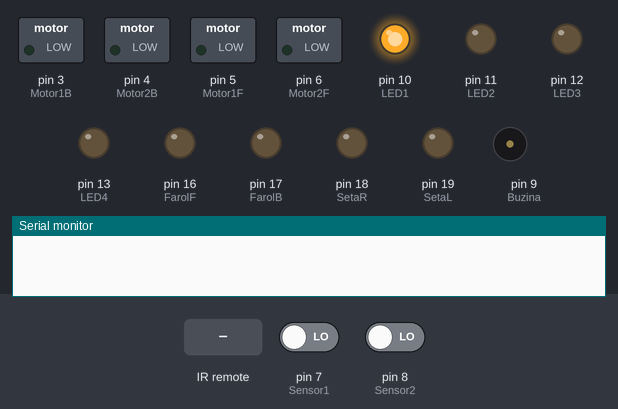
The sketch below on a simulated Arduino Uno, built with avr-gcc and run on an emulated ATmega328P. Shown: switched loads named in the sketch (green lamp = pin HIGH), output pins drawn as LEDs (lit = HIGH), buzzer (waves = sounding, pin HIGH), the last lines printed to the serial monitor. The inputs (shaded band) are chosen by the test bench; at power-on: pin 7 (Sensor1) LOW, pin 8 (Sensor2) LOW.

Above: at 1.2 s.
1.3 s: infrared code 0xC1AA51AE received
At 2.3 s:
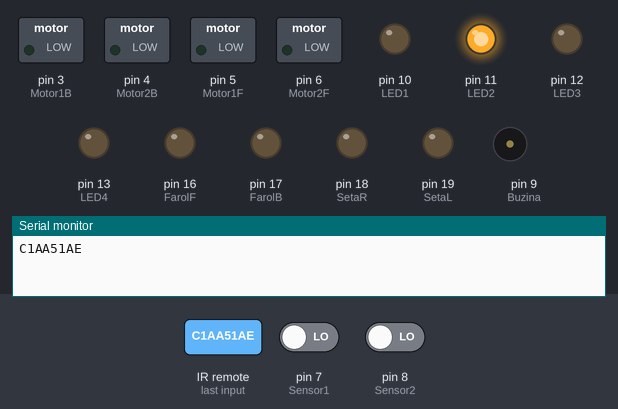
2.9 s: infrared code 0xC1AAF10E received
At 3.5 s:
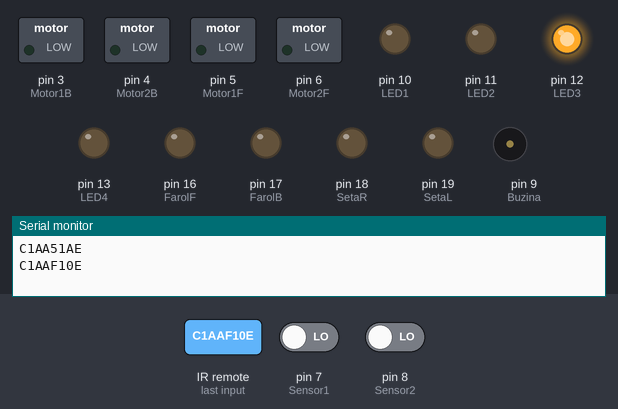
4.5 s: infrared code 0xC1AAD52A received
At 6.0 s:
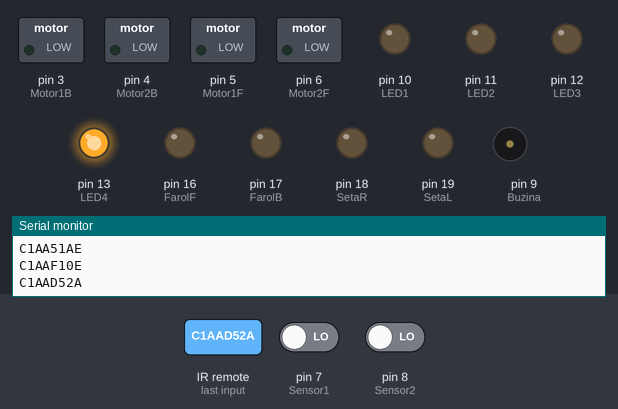
Timing chart, 0 to 7.5 s (numbered marks = the images above; inputs shaded):
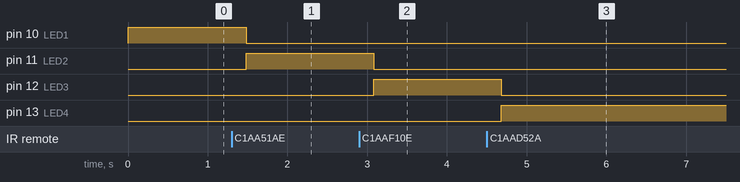

The sketch:

Programa__o.ino
```cpp
//TCC NERVOSO

//Incluir a biblioteca do infravermelho.
#include <IRremote.h>
//Entrada para receber os sinais do controle iR.
int RECV_PIN = 2;

//Saída para acionar buzina.
int Buzina = 9;

//Saída para acionar os motores das rodas.
int Motor1F = 5;
int Motor1B = 3;
int Motor2F = 6;
int Motor2B = 4;

//Entradas para receber sinal dos sensores IR.
int Sensor1 = 7;
int Sensor2 = 8;

//Saídas para ligar os leds indicadores de modo.
int LED1 = 10;
int LED2 = 11;
int LED3 = 12;
int LED4 = 13;

//Saídas para acionar faróis.
int FarolF = 16;
int FarolB = 17;
int SetaR = 18;
int SetaL = 19;

//Iniciar com valores "padrão".
int PWM = 60;
int Modo = 1;
int valorAnterior, EstadoSensor1, EstadoSensor2, modoF, modoB, modoD, modoE, PiscaD, PiscaE = 0;

char r;

int ledState = LOW;
long pMillis = 0;
long interval = 300;
IRrecv irrecv(RECV_PIN);
decode_results results;

void setup()
{
  Serial.begin(9600);
  irrecv.enableIRIn();
  pinMode(Buzina, OUTPUT);
  pinMode(Motor1F, OUTPUT);
  pinMode(Motor1B, OUTPUT);
  pinMode(Motor2F, OUTPUT);
  pinMode(Motor2B, OUTPUT);

  pinMode(Sensor1, INPUT);
  pinMode(Sensor2, INPUT);

  pinMode(LED1, OUTPUT);
  pinMode(LED2, OUTPUT);
  pinMode(LED3, OUTPUT);
  pinMode(LED4, OUTPUT);

  pinMode(FarolF, OUTPUT);
  pinMode(FarolB, OUTPUT);
  pinMode(SetaR, OUTPUT);
  pinMode(SetaL, OUTPUT);

}

void loop()
{
  unsigned long cMillis = millis();
  valorAnterior = results.value;
  results.value = 0;

  if (irrecv.decode(&results))
  {
    Serial.println(results.value, HEX);
    irrecv.resume();
    delay(180);
  }

//Stand by
  if(results.value == 0xC1AA7986){
    Modo = 1 ;
  }

//Automático
  if(results.value == 0xC1AA51AE){
    Modo = 2;
  }

//Infra Vermelho
  if(results.value == 0xC1AAF10E){
    Modo = 3;
  }

//Bluetooth
  if(results.value == 0xC1AAD52A){
    Modo = 4;
  }


  if(Modo == 1){
    digitalWrite(LED1, HIGH);
    digitalWrite(LED2, LOW);
    digitalWrite(LED3, LOW);
    digitalWrite(LED4, LOW);

    void parado();

    modoF = 0;
    modoB = 0;
    modoD = 0;
    modoE = 0;
  }


  if(Modo == 2){
  digitalWrite(LED1, LOW);
  digitalWrite(LED2, HIGH);
  digitalWrite(LED3, LOW);
  digitalWrite(LED4, LOW);

  EstadoSensor1 = digitalRead(Sensor1);
  EstadoSensor2 = digitalRead(Sensor2);

  if ((EstadoSensor1 == 1)&&(EstadoSensor2 == 1)){
    frente();
  }

  if ((EstadoSensor1 == 0)&&(EstadoSensor2 == 1)){
    esquerda();
  }

  if ((EstadoSensor1 == 1)&&(EstadoSensor2 == 0)){
    direita();
  }

  if ((EstadoSensor1 == 0)&&(EstadoSensor2 == 0)){
    parado();
  }
}


  if(Modo == 3){
  digitalWrite(LED1, LOW);
  digitalWrite(LED2, LOW);
  digitalWrite(LED3, HIGH);
  digitalWrite(LED4, LOW);

    //Sistema Farol
    //Frente
      if((results.value == 0xC1AA21DE) && (valorAnterior == 0)){
        if(modoF < 1){
          modoF = modoF + 1;
        }
        else{
          modoF = 0;
        }
      }
     //Traseiro
      if((results.value == 0xC1AAF906) && (valorAnterior == 0)){
        if(modoB < 1){
          modoB = modoB + 1;
        }
        else{
          modoB = 0;
        }
      }
     //Direita
      if((results.value == 0xC1AAD926) && (valorAnterior == 0)){
        modoE = 0;
        if(modoD < 1){
          modoD = modoD + 1;
        }
        else{
          modoD = 0;
        }
      }
     //Esquerda
      if((results.value == 0xC1AA59A6) && (valorAnterior == 0)){
        modoD = 0;
        if(modoE < 1){
          modoE = modoE + 1;
        }
        else{
          modoE = 0;
        }
      }

      //Reset
    if(results.value == 0){
      parado();
    }

    //Frente
    if(results.value == 0xC1AA8D72){
      frente();
    }

    //Esquerda
    if(results.value == 0xC1AA0DF2){
      esquerda();
    }

    //Direita
    if(results.value == 0xC1AA4DB2){
      direita();
    }

    //Atras
    if(results.value == 0xC1AACD32){
      tras();
    }

    //Buzina
    if(results.value == 0xC1AAA15E){
      digitalWrite(Buzina, HIGH);
    }
  }


  if(Modo == 4){
  digitalWrite(LED1, LOW);
  digitalWrite(LED2, LOW);
  digitalWrite(LED3, LOW);
  digitalWrite(LED4, HIGH);
  /* Apaguei o restante do modo 4 porque
    ele não funcionava junto com o sistema infravermelho.
  */
}

    //Velocidade
    if(results.value == 0xC1AA19E6){
      PWM = 255;
    }
    if(results.value == 0xC1AA11EE){
      PWM = 220;
    }
    if(results.value == 0xC1AA619E){
      PWM = 190;
    }
    if(results.value == 0xC1AA9966){
      PWM = 100;
    }
    if(results.value == 0xC1AA916E){
      PWM = 95;
    }
    if(results.value == 0xC1AAE11E){
      PWM = 90;
    }
    if(results.value == 0xC1AA49B6){
      PWM = 80;
    }
    if(results.value == 0xC1AA41BE){
      PWM = 70;
    }
    if(results.value == 0xC1AAC936){
      PWM = 60;
    }


//Sistema Farol dianteiro
  if(modoF == 1){
    digitalWrite(FarolF, HIGH);
  }
  if(modoF == 0){
    digitalWrite(FarolF, LOW);
  }

//Sistema Farol traseiro
  if(modoB == 1){
    digitalWrite(FarolB, HIGH);
  }
  if(modoB == 0){
    digitalWrite(FarolB, LOW);
  }

//Sistema pisca esquerdo
if(modoE == 1){
  if(cMillis - pMillis > interval) {
    pMillis = cMillis;
    if (ledState == LOW)
      ledState = HIGH;
    else
      ledState = LOW;
    digitalWrite(SetaL, ledState);
  }
}
 if(modoE == 0){
    digitalWrite(SetaL, LOW);
  }

//Sistema pisca direito
  if(modoD == 1){
  if(cMillis - pMillis > interval) {
    pMillis = cMillis;
    if (ledState == LOW)
      ledState = HIGH;
    else
      ledState = LOW;
    digitalWrite(SetaR, ledState);
  }
}
  if(modoD == 0){
    digitalWrite(SetaR, LOW);
  }

}

//Faz o carrinho ir para frente
void frente(){
    analogWrite(Motor1F, PWM);
    analogWrite(Motor2F, PWM);
    digitalWrite(Motor1B, LOW);
    digitalWrite(Motor2B, LOW);
}

//Faz o carrinho ir para trás.
void tras(){
    analogWrite(Motor1F, PWM);
    analogWrite(Motor2F, PWM);
    digitalWrite(Motor1B, HIGH);
    digitalWrite(Motor2B, HIGH);
}

//Faz o carrinho virar para esquerda.
void esquerda(){
    digitalWrite(Motor1F, LOW);
    analogWrite(Motor2F, PWM);
    digitalWrite(Motor1B, LOW);
    digitalWrite(Motor2B, LOW);
}

//Faz o carrinho virar para direita.
void direita(){
    analogWrite(Motor1F, PWM);
    digitalWrite(Motor2F, LOW);
    digitalWrite(Motor1B, LOW);
    digitalWrite(Motor2B, LOW);
}

//Desliga tudo.
void parado(){
    digitalWrite(Motor1F, LOW);
    digitalWrite(Motor2F, LOW);
    digitalWrite(Motor1B, LOW);
    digitalWrite(Motor2B, LOW);
    digitalWrite(Buzina, LOW);
}
```

Measured:
- after the input at 1.3 s, pin 10 (LED1): HIGH → LOW after 0.18 s; pin 11 (LED2): LOW → HIGH after 0.18 s
- after the input at 2.9 s, pin 11 (LED2): HIGH → LOW after 0.18 s; pin 12 (LED3): LOW → HIGH after 0.18 s
- after the input at 4.5 s, pin 12 (LED3): HIGH → LOW after 0.18 s; pin 13 (LED4): LOW → HIGH after 0.18 s
